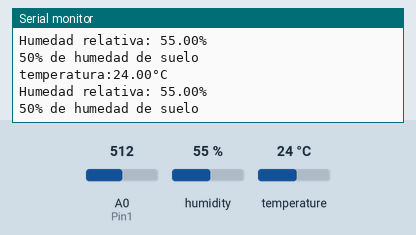
This sketch was run on a simulated Arduino Uno, built with avr-gcc and run on an emulated ATmega328P. Parts: the last lines printed to the serial monitor. The test bench sets the inputs (shaded band); at power-on: A0 (Pin1) = 512, humidity 55 %, temperature 24 °C.

Above: at 19.4 s.
19.5 s: A0 (Pin1) set to 922
At 21.9 s:
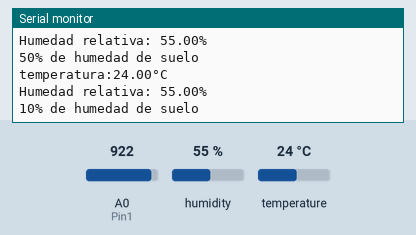
27.3 s: A0 (Pin1) set to 944
At 28.8 s:
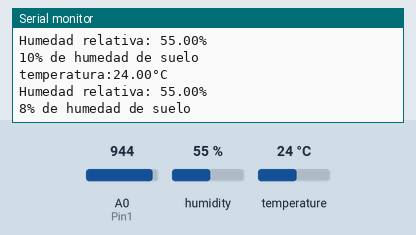
Timing chart, 0 to 30.3 s (numbered marks = the images above; inputs shaded):
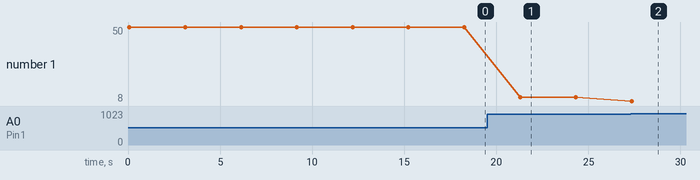

The sketch:

sensores.ino
```cpp
#include <DHT11.h>
int Pin1 = A0;
int Pin2 = 7;
DHT11 dht11(Pin2);
int X;

void setup(){
  Serial.begin(9600);
}

void loop() {
  int err;
  float temp, humi;
  if((err=dht11.read(humi, temp))==0)
  {
    Serial.print("temperatura:");
    Serial.print(temp);
    Serial.print("°C");
    Serial.println("");
    Serial.print("Humedad relativa: ");
    Serial.print(humi);
    Serial.print("%");
    Serial.println("");
  }
  else
  {
    Serial.println();
    Serial.print("Error No :");
    Serial.print(err);
    Serial.println();
  }
  int sensorValue = analogRead(Pin1);
  X = map(sensorValue, 0, 1023, 100, 0);
  Serial.print(X);
  Serial.print("% de humedad de suelo");
  Serial.println("");
  delay(3000);
}
```

Measured:
- after the input at 19.5 s, the serial monitor: prints a new line after 1.8 s (image 1)
- after the input at 27.3 s, the serial monitor: prints a new line after 0.06 s (image 2)
- plotted number 1: 50 → 10 after the input at 19.5 s, 10 → 8 after the input at 27.3 s
